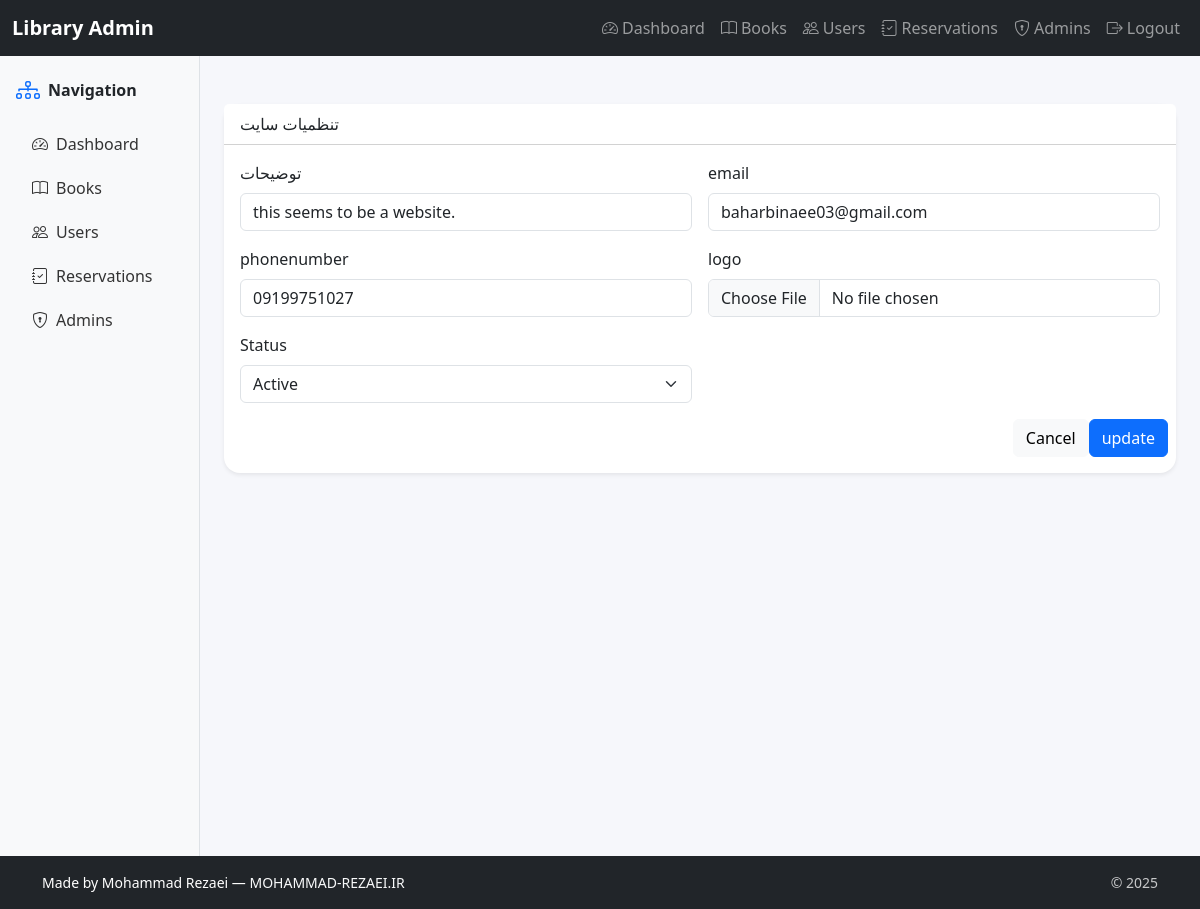
/view/Admin/setting/index.php, run on the app's committed database.
### tables this page shows
CREATE TABLE `settings` (
  `id` int(11) NOT NULL,
  `description` varchar(255) NOT NULL,
  `logo` varchar(255) NOT NULL,
  `banner` varchar(255) DEFAULT NULL,
  `email` varchar(255) NOT NULL,
  `phonenumber` varchar(255) DEFAULT NULL,
  `created_at` timestamp NOT NULL DEFAULT current_timestamp(),
  `updated_at` timestamp NULL DEFAULT NULL
);

### view/Admin/setting/index.php (the view, shortened to what this page needs)
<?php
include_once "../layouts/header.php";
?>
<?php
include_once "../layouts/sidebar.php";
$settings=$conn->query("SELECT * FROM `settings`")->fetch();
?>
<div class="col-12 col-md-9 col-lg-10 p-4" id="content">
    <div class="card border-0 shadow-sm mt-4">
        <div class="card-header bg-white">
            تنظمیات سایت
        </div>
        <div class="card-body">
            <form method="post" action="http://localhost/devmusic/controller/setting/updatecontroller.php" class="row g-3" enctype="multipart/form-data">
                        <div class="col-md-6">
                            <label class="form-label">توضیحات </label>
                            <input type="text" value="<?=  $settings['description'] ?>" name="description" class="form-control" required="">
                        </div>
                        <div class="col-md-6">
                            <label class="form-label">email</label>
                            <input type="text" value="<?=  $settings['email'] ?>" name="email" class="form-control" required="">
                        </div>
                        <div class="col-md-6">
                            <label class="form-label">phonenumber</label>
                            <input type="text" value="<?=  $settings['phonenumber'] ?>" name="phonenumber" class="form-control" required="">
                        </div>
                        <div class="col-md-6">
                            <label class="form-label">logo</label>
                            <input type="file" name="logo" class="form-control">
                        </div>
                        <div class="col-md-6">
                            <label class="form-label">Status</label>
                            <select name="status" class="form-select">
                                <option value="1" selected="">Active</option>
                            </select>
                        </div>
                        <div class="modal-footer">
                            <button type="button" class="btn btn-light" data-bs-dismiss="modal">Cancel</button>
                            <input type="submit" class="btn btn-primary" id="saveAddBook" value="update">
                        </div>
                    </form>
        </div>
    </div>
</div>
<?php
include_once "../layouts/footer.php";

### public/assets/css/styles.css (style rules this page uses)
:root { --radius: 1rem }
body { background-color: #f6f7fb }
#content .card { border-radius: var(--radius) }

### data on the page
settings: description "this seems to be a website.", email "baharbinaee03@gmail.com", phonenumber "09199751027"
